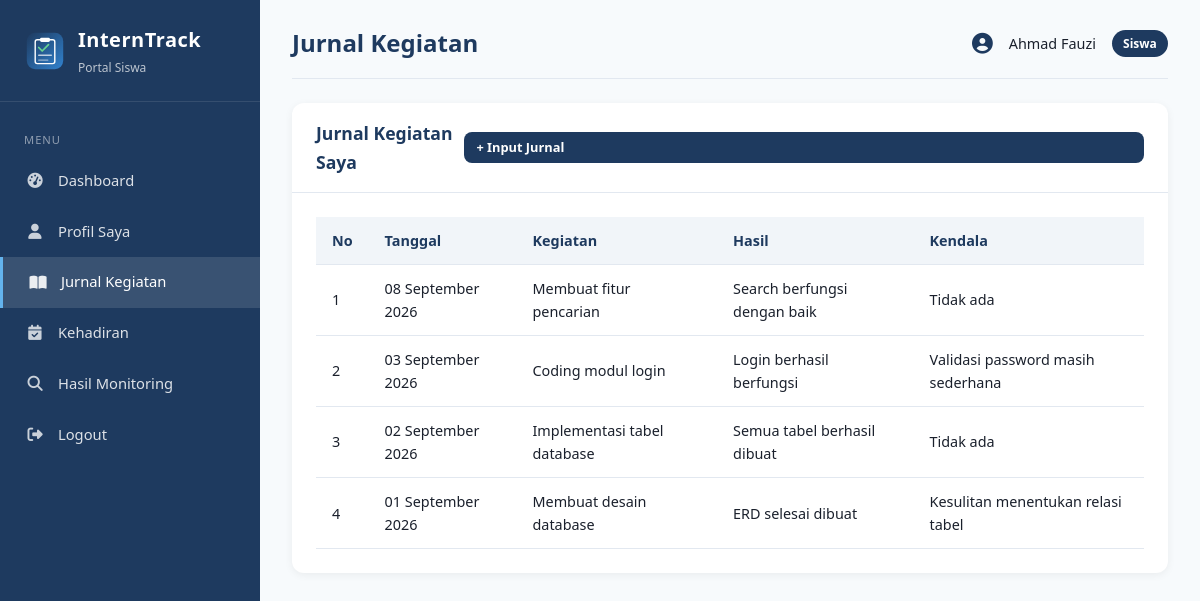
/siswa/jurnal.php (signed in), run on the app's committed database.
### tables this page shows
CREATE TABLE jurnal (
    id INT AUTO_INCREMENT PRIMARY KEY,
    siswa_id INT NOT NULL,
    tanggal DATE NOT NULL,
    kegiatan TEXT NOT NULL,
    hasil TEXT,
    kendala TEXT,
    created_at TIMESTAMP DEFAULT CURRENT_TIMESTAMP,
    FOREIGN KEY (siswa_id) REFERENCES siswa(id) ON DELETE CASCADE
);

### includes/functions.php (called while the page is built, shortened)
<?php
function e($str) {
    return htmlspecialchars($str ?? '', ENT_QUOTES, 'UTF-8');
}
function formatTanggal($tanggal) {
    $bulan = [
        1 => 'Januari', 'Februari', 'Maret', 'April', 'Mei', 'Juni',
        'Juli', 'Agustus', 'September', 'Oktober', 'November', 'Desember'
    ];
    $t = strtotime($tanggal);
    return date('d', $t) . ' ' . $bulan[(int)date('n', $t)] . ' ' . date('Y', $t);
}
?>

### siswa/jurnal.php (the view, shortened to what this page needs)
<?php
require_once __DIR__ . '/../includes/header_siswa.php';
$siswa_id = $_SESSION['siswa_id'] ?? 0;
$action = $_GET['action'] ?? 'list';
?>
<?php if ($action === 'tambah'): ?>
<div class="card">
    <div class="card-header">
        <h3>Input Jurnal Kegiatan</h3>
        <a href="jurnal.php" class="btn btn-sm btn-outline">← Kembali</a>
    </div>
    <div class="card-body">
        <?php if (!empty($error_msg)): ?><div class="alert alert-danger"><?= $error_msg ?></div><?php endif; ?>
        <form method="POST">
            <div class="form-group">
                <label>Tanggal *</label>
                <input type="date" name="tanggal" class="form-control" value="<?= date('Y-m-d') ?>" required>
            </div>
            <div class="form-group">
                <label>Kegiatan *</label>
                <textarea name="kegiatan" class="form-control" placeholder="Apa yang dikerjakan hari ini?" required></textarea>
            </div>
            <div class="form-group">
                <label>Hasil</label>
                <textarea name="hasil" class="form-control" placeholder="Hasil yang dicapai"></textarea>
            </div>
            <div class="form-group">
                <label>Kendala</label>
                <textarea name="kendala" class="form-control" placeholder="Kendala yang dihadapi (jika ada)"></textarea>
            </div>
            <div class="form-actions">
                <button type="submit" class="btn btn-primary">Simpan Jurnal</button>
                <a href="jurnal.php" class="btn btn-outline">Batal</a>
            </div>
        </form>
    </div>
</div>
<?php else: ?>
<div class="card">
    <div class="card-header">
        <h3>Jurnal Kegiatan Saya</h3>
        <a href="?action=tambah" class="btn btn-sm btn-primary">+ Input Jurnal</a>
    </div>
    <div class="card-body table-responsive">
        <table>
            <thead>
                <tr>
                    <th>No</th>
                    <th>Tanggal</th>
                    <th>Kegiatan</th>
                    <th>Hasil</th>
                    <th>Kendala</th>
                </tr>
            </thead>
            <tbody>
            <?php
            $res = $conn->query("SELECT * FROM jurnal WHERE siswa_id=$siswa_id ORDER BY tanggal DESC");
            $no = 1;
            while ($r = $res->fetch_assoc()):
            ?>
                <tr>
                    <td><?= $no++ ?></td>
                    <td><?= formatTanggal($r['tanggal']) ?></td>
                    <td><?= e($r['kegiatan']) ?></td>
                    <td><?= e($r['hasil'] ?: '-') ?></td>
                    <td><?= e($r['kendala'] ?: '-') ?></td>
                </tr>
            <?php endwhile; ?>
            </tbody>
        </table>
    </div>
</div>
<?php endif; ?>
<?php require_once __DIR__ . '/../includes/footer.php'; ?>

### assets/css/style.css (style rules this page uses)
:root { --primary: #1e3a5f; --primary-light: #2c5282; --accent: #3182ce; --success: #38a169; --warning: #d69e2e; --danger: #e53e3e; --info: #3182ce; --bg: #f7fafc; --card: #ffffff; --text: #1a202c; --text-muted: #718096; --border: #e2e8f0; --sidebar-width: 260px; }
* { margin: 0; padding: 0; box-sizing: border-box; }
body { font-family: 'Segoe UI', Tahoma, Geneva, Verdana, sans-serif; background: var(--bg); color: var(--text); line-height: 1.6; }
a { text-decoration: none; color: inherit; }
.btn { display: inline-block; padding: 0.7rem 1.5rem; border: none; border-radius: 8px; font-size: 0.95rem; font-weight: 600; cursor: pointer; transition: all 0.2s; }
.btn-primary { background: var(--primary); color: white; width: 100%; }
.btn-sm { padding: 0.35rem 0.75rem; font-size: 0.8rem; }
.card { background: var(--card); border-radius: 12px; box-shadow: 0 2px 8px rgba(0,0,0,0.06); margin-bottom: 1.5rem; }
.card-header { padding: 1rem 1.5rem; border-bottom: 1px solid var(--border); display: flex; justify-content: space-between; align-items: center; }
.card-header h3 { font-size: 1.1rem; color: var(--primary); }
.card-body { padding: 1.5rem; }
.table-responsive { overflow-x: auto; }
table { width: 100%; border-collapse: collapse; }
table th, table td { padding: 0.75rem 1rem; text-align: left; border-bottom: 1px solid var(--border); font-size: 0.9rem; }
table th { background: #f1f5f9; font-weight: 600; color: var(--primary); white-space: nowrap; }

### data on the page
jurnal: tanggal "08 September 2026", kegiatan "Membuat fitur pencarian", hasil "Search berfungsi dengan baik", kendala "Tidak ada"
jurnal: tanggal "03 September 2026", kegiatan "Coding modul login", hasil "Login berhasil berfungsi", kendala "Validasi password masih sederhana"
jurnal: tanggal "02 September 2026", kegiatan "Implementasi tabel database", hasil "Semua tabel berhasil dibuat", kendala "Tidak ada"
jurnal: tanggal "01 September 2026", kegiatan "Membuat desain database", hasil "ERD selesai dibuat", kendala "Kesulitan menentukan relasi tabel"

### other printed values
$page_title "Jurnal Kegiatan"
$_SESSION['nama'] "Ahmad Fauzi"
